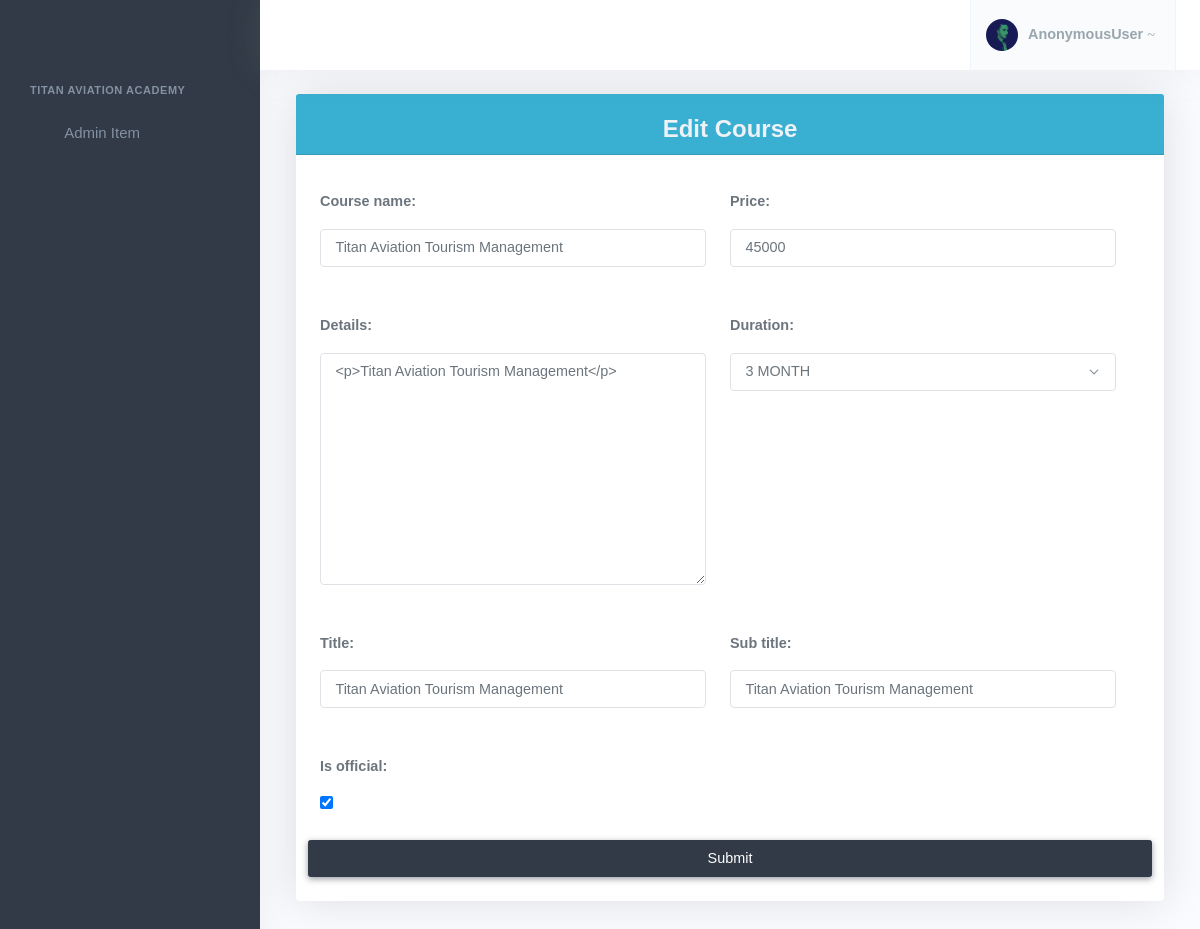
/Course_edit/1/, run on the app's committed database.
### Admin/models.py (models this page shows, shortened)
class Course(models.Model):
    id = models.AutoField(primary_key=True)
    Course_name = models.CharField(max_length = 55 , null= True )
    Price = models.IntegerField(null=True)
    Details = RichTextField(blank=True , null=True)
    duration = {
        ('1 mon','1 MONTH'),
        ('3 mon','3 MONTH'),
        ('6 mon','6 MONTH'),
    }
    Duration = models.CharField(max_length=100,choices=duration,null=True)
    title = models.CharField(max_length=127)
    sub_title = models.CharField(max_length=127)
    is_official = models.BooleanField(default=False)

### Admin/views.py (the view)
# urls.py: path('Course_edit/<int:id>/', views.Course_edit , name='Course_edit'),
def Course_edit(request , id ):
    item = Course.objects.get(id = id)
    form = CourseForm(request.POST  ,instance=item)
    if request.method == 'POST':
        if form.is_valid():
            form.save()
            user = request.user
            if user.is_superuser:
                return redirect('Admin:Courseboard')
            else:
                return redirect('Teacher:TCourseboard')
    else:
        form = CourseForm(instance=item)
    context = {
        'form' : form
    }
    return render(request , 'Admin/Course_edit.html' , context  )

### Admin/forms.py
class CourseForm(forms.ModelForm):
    class Meta:
        model = Course
        fields = '__all__'
        widgets = {
            'Course_name': TextInput(attrs={'class': 'form-control mb-3'}),
            'Price': TextInput(attrs={'class': 'form-control mb-3'}),
            'title': TextInput(attrs={'class': 'form-control mb-3'}),
            'sub_title': TextInput(attrs={'class': 'form-control mb-3'}),
            'Duration': Select(attrs={'class': 'form-select mb-3'}),
            'Details': Textarea(attrs={'class': 'form-control mb-3'}),
        }

### templates/Admin/Course_edit.html (shortened to what this page needs)
{% extends 'Base/adminbase.html' %}
{% block body %}
<div class="container mt-3">
  <div class="card shadow-lg">
    <div class="card-header bg-info">
      <h3 class="text-center text-light mb-0">Edit Course</h3>
    </div>
    <div class="card-body">
      <form method="post" class="row" >
        <div class="row">
          {% for fm in form %}
          <div class="col-md-6 my-2">
            <p>{{fm.label_tag}}</p>
            {{ fm }} {{ fm.errors }}
          </div>
          {% endfor %}
        </div>
        <button type="submit" class="btn btn-dark mt-2">Submit</button>
      </form>
    </div>
  </div>
</div>
{% endblock %}

### data on the page
Course: form "Titan Aviation Tourism Management" "45000" "<p>Titan Aviation Tourism Management</p>" "3 MONTH" "Titan Aviation Tourism Management" "Titan Aviation Tourism Management" "☑"

### other printed values
{{ request.user }} "AnonymousUser"
{{ fm.label_tag }} "Course name:" "Price:" "Details:" "Duration:" "Title:" "Sub title:" "Is official:"
